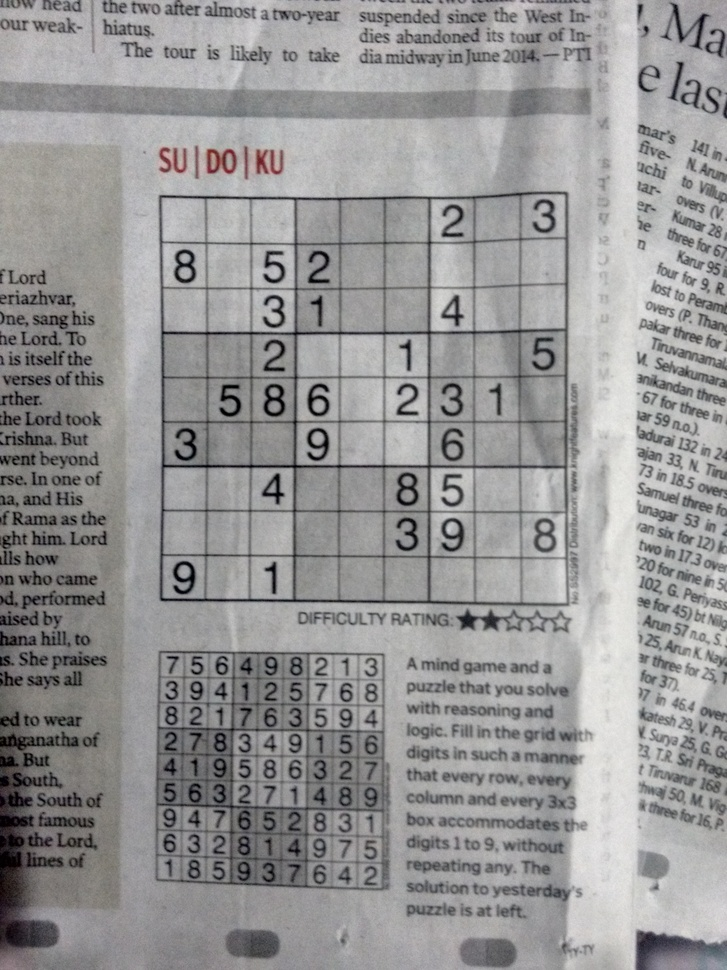
#> input picture python/test/test1.jpg, 727 x 970 px, shrunk from 2448 x 3264 before the run, found by its file name
$ python corner_trash.py
#> lines starting #> are read from the running program, lines starting #| are printed output that depends on the picture; after the words box and inside, x2 and y2 are one past the last pixel; in counts of white or black regions, pixels touching at a corner belong together
import cv2
import numpy as np

filename = 'test1.jpg'
img = cv2.imread(filename)
#> img is the input picture: shape (970, 727, 3); mean B, G, R 150, 149.8, 150.5
gray = cv2.cvtColor(img, cv2.COLOR_BGR2GRAY)

# find Harris corners
gray = np.float32(gray)
dst = cv2.cornerHarris(gray, 2, 3, 0.04)
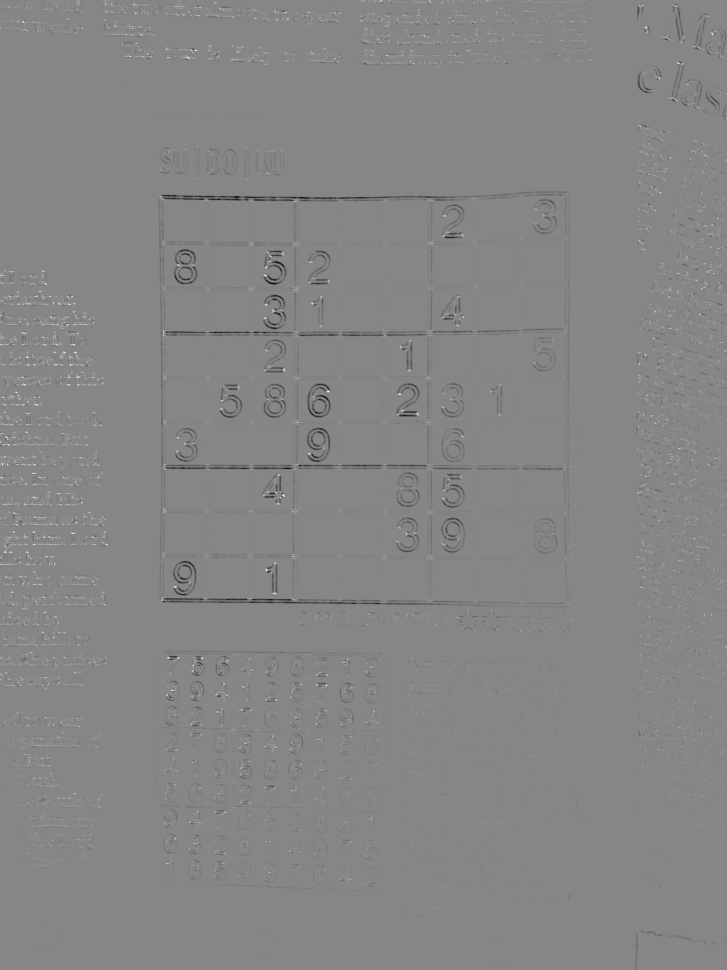
#> dst: shape (970, 727) float32; min -8748236, max 7795834, mean -44384.3; drawn with min black and max white
dst = cv2.dilate(dst, None)
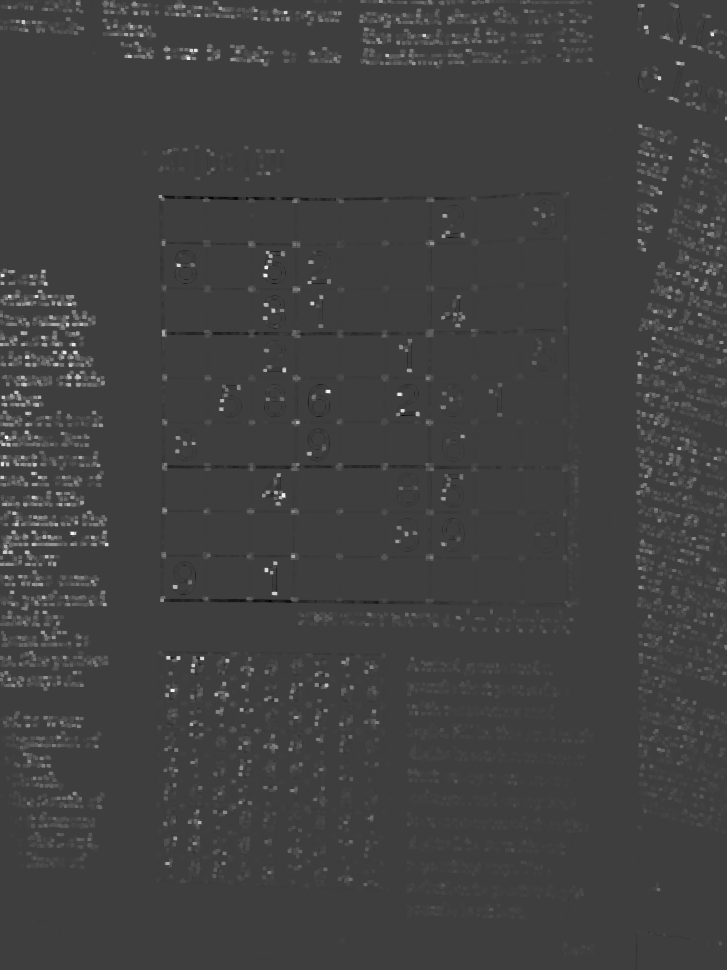
#> dst: shape (970, 727) float32; min -2505705.5, max 7795834, mean 119514.8; drawn with min black and max white
ret, dst = cv2.threshold(dst, 0.01 * dst.max(), 255, 0)
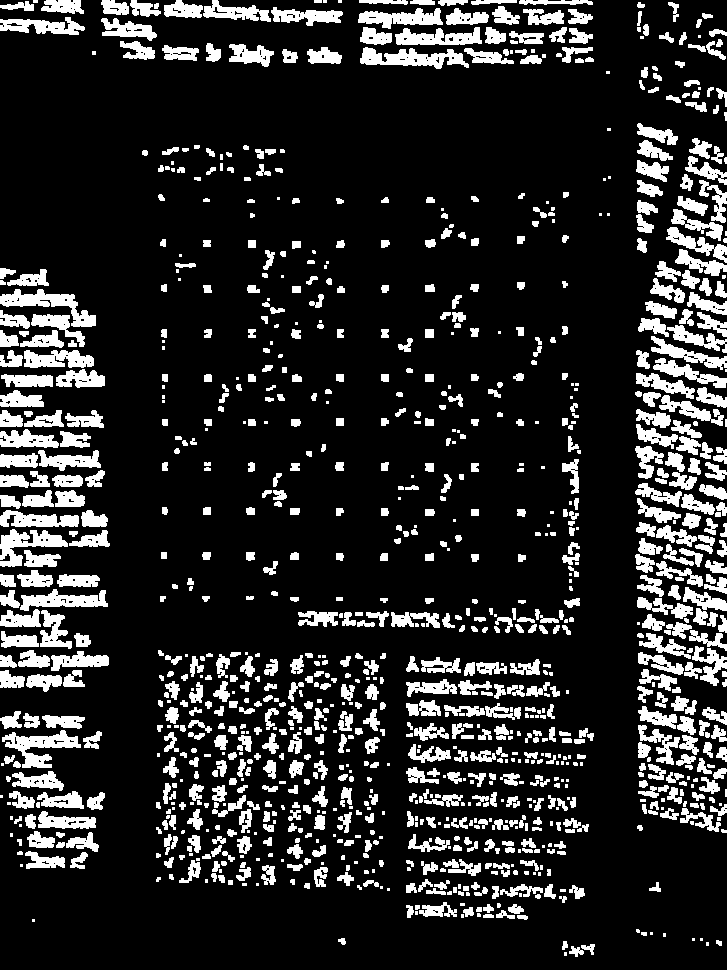
#> dst: shape (970, 727) float32; 16.4% white; 1146 white regions (278 under 20 px), largest, box (x1, y1, x2, y2) and area: (0, 289, 96, 327) 1288, (360, 47, 469, 69) 1287, (2, 730, 81, 768) 1260
#> ret = 77958.3
dst = np.uint8(dst)

# find centroids
ret, labels, stats, centroids = cv2.connectedComponentsWithStats(dst)
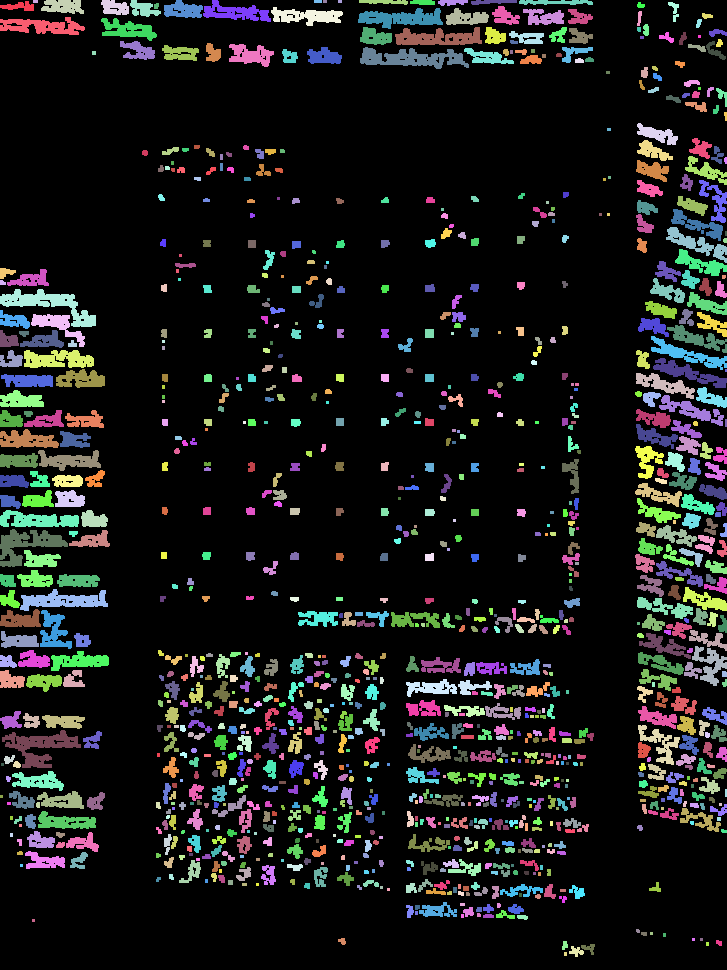
#> labels: shape (970, 727) int32; 1147 distinct labels, from 0 to 1146; one colour per label, 0 black
#> ret = 1147; stats = 1147 rows, first 6: [0, 0, 727, 970, 589248], [0, 1, 34, 10, 196], [33, 0, 5, 3, 15], [41, 0, 43, 14, 452], [101, 0, 28, 15, 319], [130, 0, 31, 17, 302]; centroids = 1147 pairs, first value 1 to 725.5, second value 1 to 953.5
# print(centroids)
# define the criteria to stop and refine the corners
criteria = (cv2.TERM_CRITERIA_EPS + cv2.TERM_CRITERIA_MAX_ITER, 100, 0.001)
corners = cv2.cornerSubPix(gray, np.float32(centroids), (5, 5), (-1, - 1), criteria)
#> corners = 1147 pairs, first value 1 to 724.7, second value 0.0252 to 951.6

def check_points(point_list):
    min_x = int(point_list[0][0])
#> min_x = 359
    min_y = int(point_list[0][1])
#> min_y = 476
    max_x = int(point_list[0][0])
#> max_x = 359
    max_y = int(point_list[0][1])
#> max_y = 476
    for point in point_list:
        point[0] = int(point[0])
        point[1] = int(point[0])
        if point[0] < min_x:
            min_x = point[0]
        if point[1] < min_y:
            min_y = point[1]
        if point[0] > max_x:
            max_x = point[0]
        if point[1] > max_y:
            max_y = point[1]
#> this loop made 1147 passes
#> (max_x, max_y) on passes 15, 16, 18, 19, 27, 38, 44: (488, 488), (558, 558), (638, 638), (673, 673), (705, 705), (717, 717), (721, 721)
#> (min_x, min_y) on pass 2: (18, 18)
#> after the loop, max_x = 724; max_y = 724; min_x = 1; min_y = 1
    step_x = int(max_x / 9)
#> step_x = 80
    step_y = int(max_y / 9)
#> step_y = 80
    #the acceptable distance for a point from the line
    distance_from_line=4
    # print (corners)
    i = 0
    for point in point_list:
        if (not (point[0] % step_x) < distance_from_line or not (point[1] % step_y) < distance_from_line)and i <len(point_list):
            point_list = np.delete(point_list, i, axis=0)
        i += 1
#> this loop made 1147 passes
#> point on passes 1 to 3: [359, 359], [18, 18], [35, 35]
#> after the loop, i = 1147; point_list = 598 pairs, first value 2 to 723, second value 2 to 723
    return point_list

corners=check_points(corners)
#> corners has the same summary as point_list in check_points
centroids=check_points(centroids)
#> the loop in check_points (call 2), `for point in point_list:` made 1147 passes
#> (max_x, max_y) on passes 15, 16, 18, 19, 27, 38, 44: (492, 492), (555, 555), (640, 640), (673, 673), (706, 706), (716, 716), (719, 719)
#> the loop in check_points (call 2), `for point in point_list:` made 1147 passes
#> centroids = 594 pairs, first value 1 to 725, second value 1 to 725
print(len(corners))
#| 598
# unsatisfying
print(len(centroids))
#| 594

# miejsce gdzie sie linie stykaja
print(corners)
#> (printed output is left out)


#way to find numbers
# img = cv2.adaptiveThreshold(img, 255, cv2.ADAPTIVE_THRESH_GAUSSIAN_C,cv2.THRESH_BINARY_INV, 101, 1)
for i in range(0,9):
    for j in range(0,9):
#> (the run stopped early here; a loop or call above may not have finished)

$ run again, with python/test/test2.jpg copied over python/test/test1.jpg
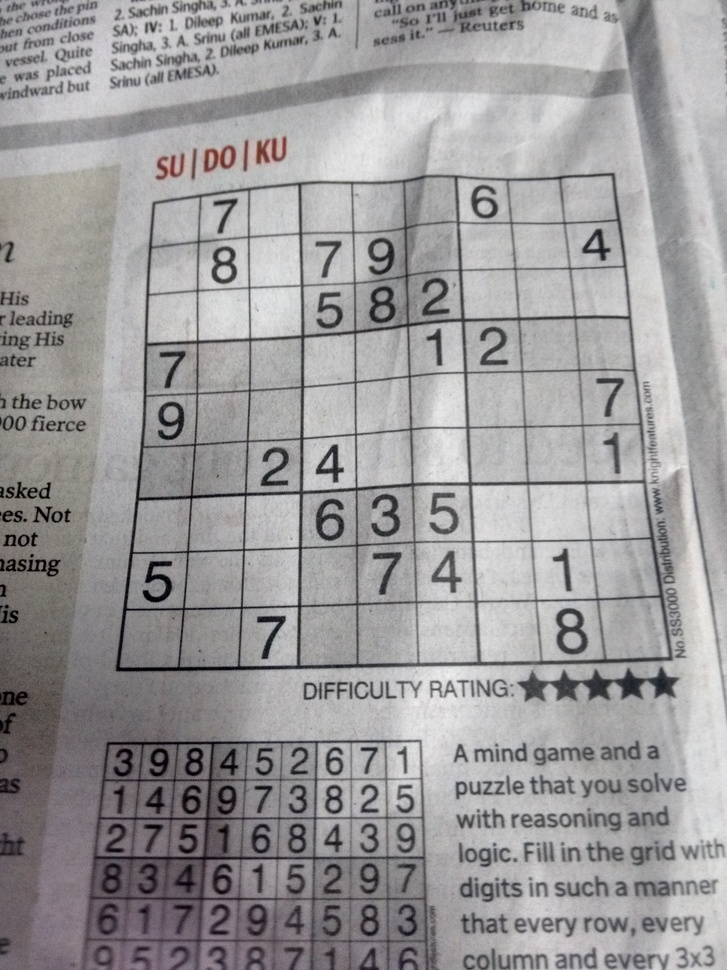
#> input picture python/test/test2.jpg, 727 x 970 px, shrunk from 2448 x 3264 before the run, found by its file name
#> img is the input picture: shape (970, 727, 3); mean B, G, R 155.3, 154.2, 156
#> `ret, dst = cv2.threshold(dst, 0.01 * dst.max(), 255, 0)`:
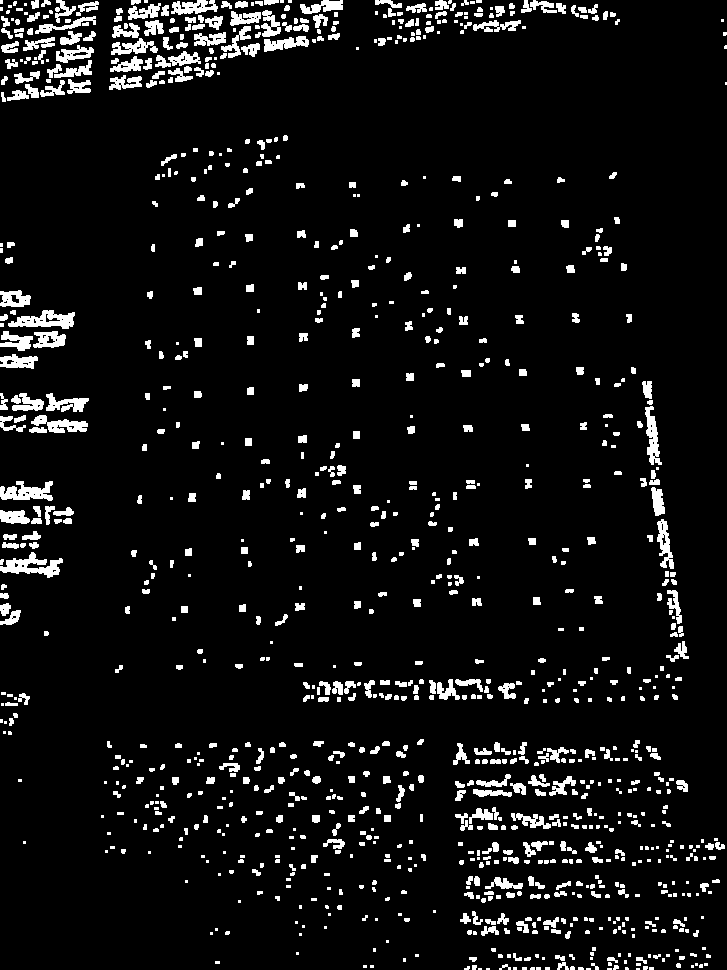
#> dst: shape (970, 727) float32; 6.8% white; 1089 white regions (415 under 20 px), largest, box (x1, y1, x2, y2) and area: (0, 552, 63, 578) 742, (8, 310, 75, 329) 705, (0, 481, 53, 501) 649
#> `ret, dst = cv2.threshold(dst, 0.01 * dst.max(), 255, 0)`: ret = 203930.2
#> `ret, labels, stats, centroids = cv2.connectedComponentsWithStats(dst)`:
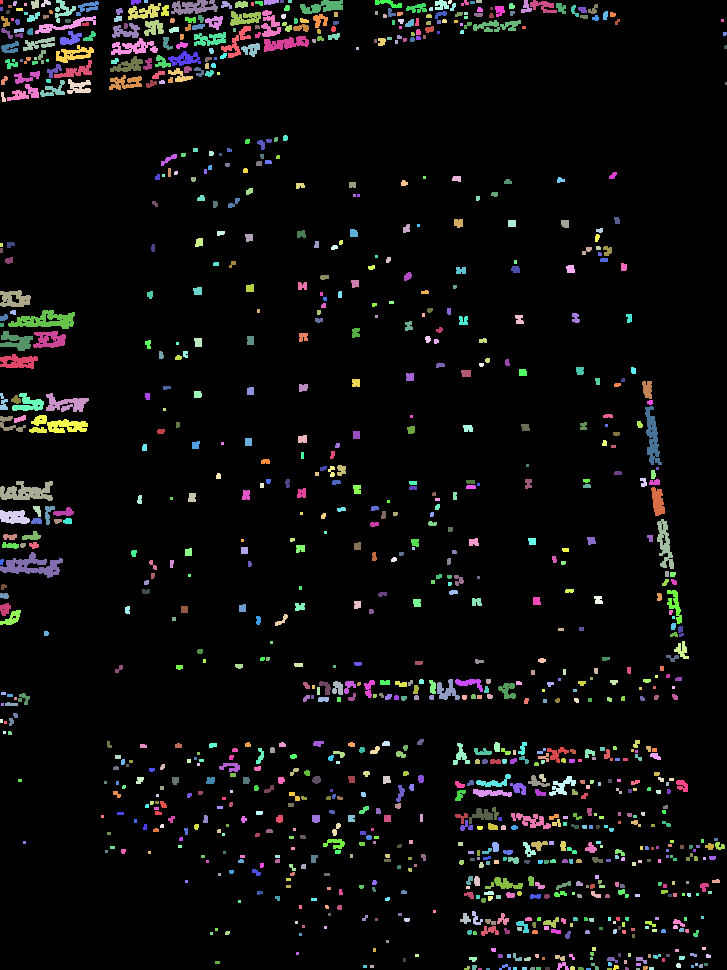
#> labels: shape (970, 727) int32; 1090 distinct labels, from 0 to 1089; one colour per label, 0 black
#> `ret, labels, stats, centroids = cv2.connectedComponentsWithStats(dst)`: ret = 1090; stats = 1090 rows, first 6: [0, 0, 727, 970, 657377], [0, 0, 3, 4, 12], [13, 1, 4, 5, 17], [31, 0, 8, 9, 59], [41, 0, 10, 7, 42], [55, 0, 21, 23, 200]; centroids = 1090 pairs, first value 1 to 725.5, second value 1 to 968.5
#> `corners = cv2.cornerSubPix(gray, np.float32(centroids), (5, 5), (-1, -..`: corners = 1090 pairs, first value 0.00961 to 724.7, second value 1 to 969.5
#> in check_points, `min_x = int(point_list[0][0])`: min_x = 365
#> in check_points, `min_y = int(point_list[0][1])`: min_y = 486
#> in check_points, `max_x = int(point_list[0][0])`: max_x = 365
#> in check_points, `max_y = int(point_list[0][1])`: max_y = 486
#> the loop in check_points, `for point in point_list:` made 1090 passes
#> (max_x, max_y) on passes 24, 25, 32, 36, 37, 54: (523, 523), (544, 544), (557, 557), (570, 570), (593, 593), (607, 607)
#> after the loop in check_points, `for point in point_list:`: max_x = 724; min_x = 0
#> step_x = 80
#> the loop in check_points, `for point in point_list:` made 1090 passes
#> after the loop in check_points, `for point in point_list:`: i = 1090; point_list = 563 pairs, first value 0 to 723, second value 0 to 723
#> `corners=check_points(corners)`: corners has the same summary as point_list in check_points
#> the loop in check_points (call 2), `for point in point_list:` made 1090 passes
#> (max_x, max_y) on passes 24, 25, 32, 36, 37, 54: (525, 525), (542, 542), (560, 560), (574, 574), (593, 593), (604, 604)
#> the loop in check_points (call 2), `for point in point_list:` made 1090 passes
#> `centroids=check_points(centroids)`: centroids = 565 pairs, first value 1 to 725, second value 1 to 725
#| 563
#| 565
#> (printed output is left out)
